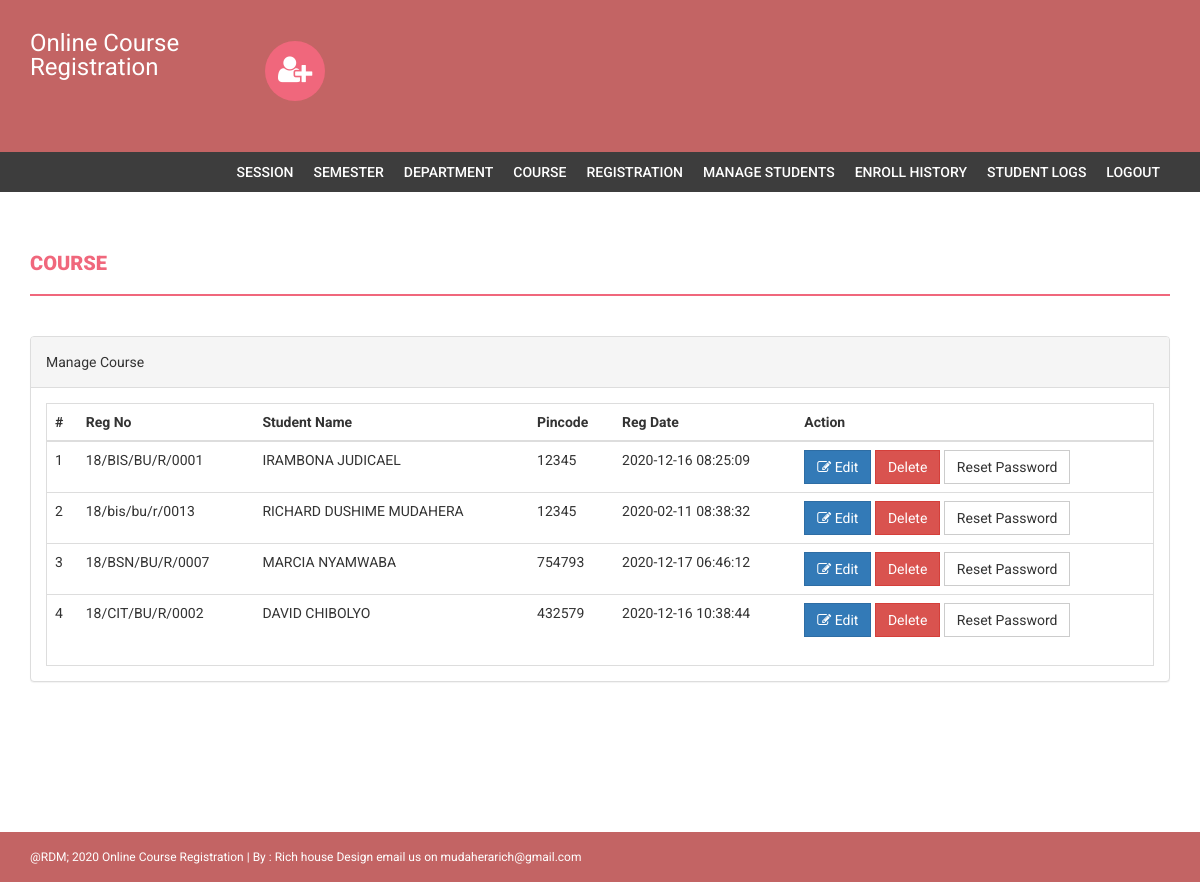
Page /admin/manage-students.php (signed in) on the committed database.
### tables this page shows
CREATE TABLE `students` (
  `StudentRegno` varchar(255) NOT NULL,
  `studentPhoto` varchar(255) DEFAULT NULL,
  `password` varchar(255) DEFAULT NULL,
  `studentName` varchar(255) DEFAULT NULL,
  `pincode` varchar(255) DEFAULT NULL,
  `session` varchar(255) DEFAULT NULL,
  `department` varchar(255) DEFAULT NULL,
  `semester` varchar(255) DEFAULT NULL,
  `cgpa` decimal(10,2) DEFAULT NULL,
  `creationdate` timestamp NULL DEFAULT current_timestamp(),
  `updationDate` varchar(255) DEFAULT NULL
);

### admin/manage-students.php (the view, shortened to what this page needs)
<?php
if(strlen($_SESSION['alogin'])==0)
    {
header('location:index.php');
}
else{
?>
<!DOCTYPE html>
<html xmlns="http://www.w3.org/1999/xhtml">
<head>
    <link href="assets/css/bootstrap.css" rel="stylesheet" />
    <link href="assets/css/font-awesome.css" rel="stylesheet" />
    <link href="assets/css/style.css" rel="stylesheet" />
</head>
<body>
<?php include('includes/header.php');?>
<?php if($_SESSION['alogin']!="")
{
 include('includes/menubar.php');
}
 ?>
    <div class="content-wrapper">
        <div class="container">
              <div class="row">
                    <div class="col-md-12">
                        <h1 class="page-head-line">Course  </h1>
                    </div>
                </div>
                <div class="row" >
                <div class="col-md-12">
                    <div class="panel panel-default">
                        <div class="panel-heading">
                            Manage Course
                        </div>
                        <div class="panel-body">
                            <div class="table-responsive table-bordered">
                                <table class="table">
                                    <thead>
                                        <tr>
                                            <th>#</th>
                                            <th>Reg No </th>
                                            <th>Student Name </th>
                                            <th> Pincode</th>
                                             <th>Reg Date</th>
                                             <th>Action</th>
                                        </tr>
                                    </thead>
                                    <tbody>
<?php
$sql=mysqli_query($con,"select * from students");
$cnt=1;
while($row=mysqli_fetch_array($sql))
{
?>
                                        <tr>
                                            <td><?php echo $cnt;?></td>
                                            <td><?php echo htmlentities($row['StudentRegno']);?></td>
                                            <td><?php echo htmlentities($row['studentName']);?></td>
                                            <td><?php echo htmlentities($row['pincode']);?></td>
                                            <td><?php echo htmlentities($row['creationdate']);?></td>
                                            <td>
                                            <a href="edit-student-profile.php?id=<?php echo $row['StudentRegno']?>">
<button class="btn btn-primary"><i class="fa fa-edit "></i> Edit</button> </a>
<a href="manage-students.php?id=<?php echo $row['StudentRegno']?>&del=delete" onClick="return confirm('Are you sure you want to delete?')">
                                            <button class="btn btn-danger">Delete</button>
</a>
<a href="manage-students.php?id=<?php echo $row['StudentRegno']?>&pass=update" onClick="return confirm('Are you sure you want to reset password?')">
<button type="submit" name="submit" id="submit" class="btn btn-default">Reset Password</button>
</a>
                                            </td>
                                        </tr>
<?php
$cnt++;
} ?>
                                    </tbody>
                                </table>
                            </div>
                        </div>
                    </div>
                </div>
            </div>
        </div>
    </div>
  <?php include('includes/footer.php');?>
</body>
</html>
<?php } ?>

### admin/assets/css/style.css (style rules this page uses)
body { font-family: 'Roboto', sans-serif; line-height: 30px; }
.content-wrapper { margin-top: 40px; min-height: 600px; padding-bottom: 60px; }
.page-head-line { font-weight: 900; padding-bottom: 20px; border-bottom: 2px solid #F0677C; text-transform: uppercase; color: #F0677C; font-size: 20px; margin-bottom: 40px; }
.btn { border-radius: 0px; -webkit-border-radius: 0px; -moz-border-radius: 0px; }

### rows in the picture
students: StudentRegno "18/BIS/BU/R/0001", studentName "IRAMBONA JUDICAEL", pincode "12345", creationdate "2020-12-16 08:25:09"
students: StudentRegno "18/bis/bu/r/0013", studentName "RICHARD DUSHIME MUDAHERA", pincode "12345", creationdate "2020-02-11 08:38:32"
students: StudentRegno "18/BSN/BU/R/0007", studentName "MARCIA NYAMWABA", pincode "754793", creationdate "2020-12-17 06:46:12"
students: StudentRegno "18/CIT/BU/R/0002", studentName "DAVID CHIBOLYO", pincode "432579", creationdate "2020-12-16 10:38:44"
